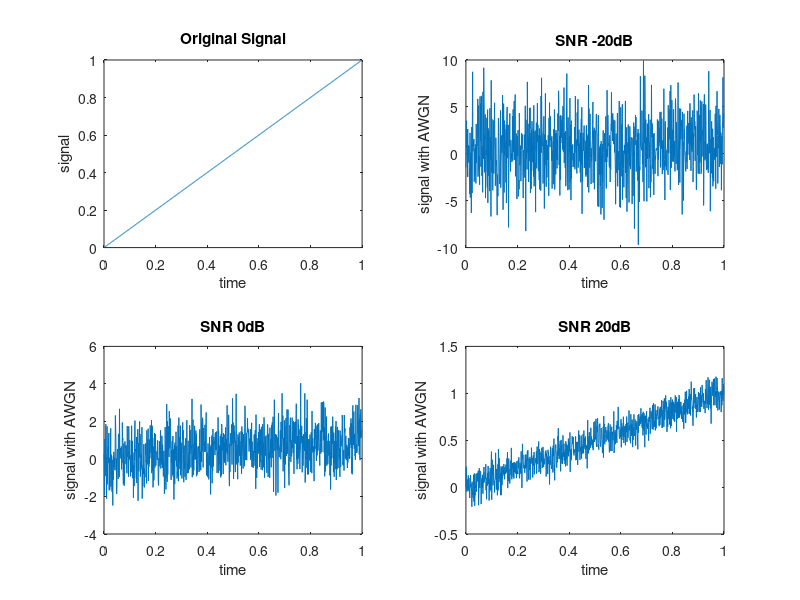

Here is the MATLAB script that generated this plot:
clc;
clear all;
close all;

%Parameters
Fs=1000; %sampling frequency
T=1;     %signal duration
t=0:1/Fs:T-1/Fs; %Time Vector

%Signal generation
unitstep = t>=0;
signal= t.*unitstep;

%PLot original signal
subplot(2,2,1);
plot(t,signal);
title('Original Signal');
xlabel('time');
ylabel('signal');

%Noise Generation
SNR_dB = -20;
noise_power= var(signal)/(10^(SNR_dB/10));
noise= sqrt(noise_power)* randn(size(t));

%Add noise to signal
noisy_signal1= signal+noise;


%SNR = -20dB
subplot(2,2,2);
plot(t,noisy_signal1);
title('SNR -20dB');
xlabel('time');
ylabel('signal with AWGN');

%SNR = 0dB
SNR_dB = 0;
noisy_signal2= awgn(signal,SNR_dB);
subplot(2,2,3);
plot(t,noisy_signal2);
title('SNR 0dB');
xlabel('time');
ylabel('signal with AWGN');

%SNR = 20dB
SNR_dB = 20;
noisy_signal3= awgn(signal,SNR_dB);
subplot(2,2,4);
plot(t,noisy_signal3);
title('SNR 20dB');
xlabel('time');
ylabel('signal with AWGN');